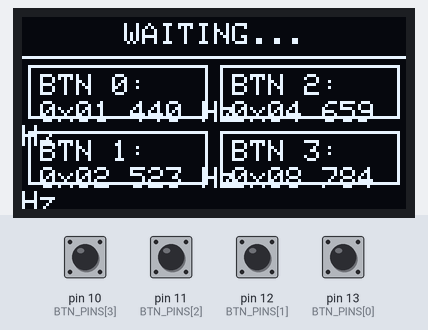
The sketch below on a simulated Arduino Mega 2560, built with avr-gcc and run on an emulated ATmega2560. Shown: 128×64 one-colour display. The inputs (shaded band) are chosen by the test bench; at power-on: pin 10 (BTN_PINS[3]), pin 11 (BTN_PINS[2]), pin 12 (BTN_PINS[1]), pin 13 (BTN_PINS[0]) HIGH. What the sketch prints to the serial monitor is not drawn.

Above: at 2.4 s.
2.5 s: pin 10 (BTN_PINS[3]) pulled LOW for 0.15 s
At 3.5 s:
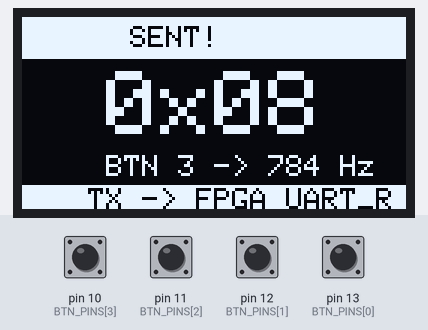
5.2 s: pin 11 (BTN_PINS[2]) pulled LOW for 0.15 s
At 5.8 s:
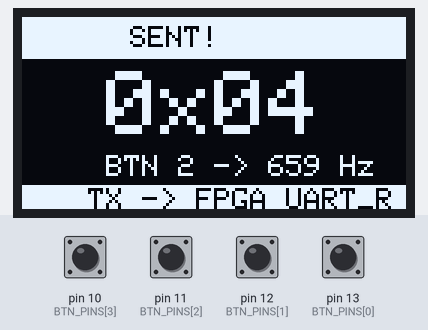
7.9 s: pin 12 (BTN_PINS[1]) pulled LOW for 0.15 s
At 8.9 s:
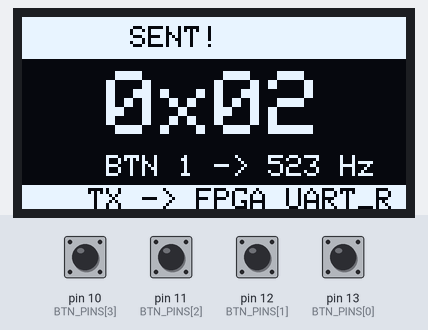
10.6 s: pin 13 (BTN_PINS[0]) pulled LOW for 0.15 s
At 11.1 s:
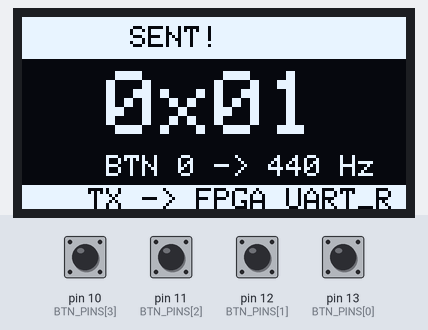
13.3 s: pin 10 (BTN_PINS[3]) driven LOW and pin 11 (BTN_PINS[2]) driven LOW
At 14.3 s:
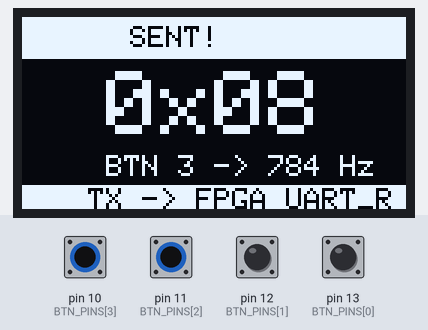
Timing chart, 0 to 16.3 s (numbered marks = the images above; inputs shaded):
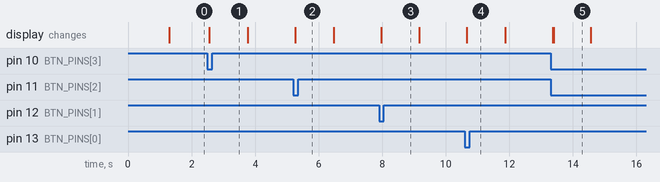

Measured:
- after the input at 2.5 s, the display: changes after 0.06 s (image 1)
- after the input at 5.2 s, the display: changes after 0.06 s (image 2)
- after the input at 7.9 s, the display: changes after 0.06 s (image 3)
- after the input at 10.6 s, the display: changes after 0.06 s (image 4)
- after the input at 13.3 s, the display: first changes after 0.06 s (image 5 shows a later state)
- what the display in image 5 shows lasts 1.2 s, from 13.4 s to 14.6 s

The sketch:

itsybitsy.ino
```cpp
/*
 * ItsyBitsy -> DE10 FPGA Game Controller
 *
 * Buttons: GPIO 13, 12, 11, 10 (internal pull-up, active LOW)
 * UART TX:  Serial1 @ 115200 baud -> FPGA UART_RX pin
 * OLED:     128x64 I2C (SSD1306), address 0x3C
 *
 * Libraries needed (install via Library Manager):
 *   - Adafruit SSD1306
 *   - Adafruit GFX Library
 *
 * UART byte protocol:
 *   0x01 -> Button 0 (pin 13) -> Tone 440Hz
 *   0x02 -> Button 1 (pin 12) -> Tone 523Hz
 *   0x04 -> Button 2 (pin 11) -> Tone 659Hz
 *   0x08 -> Button 3 (pin 10) -> Tone 784Hz
 */

#include <Wire.h>
#include <Adafruit_GFX.h>
#include <Adafruit_SSD1306.h>

// ── OLED ──────────────────────────────────────────────────────────────────────
#define SCREEN_WIDTH  128
#define SCREEN_HEIGHT  64
#define OLED_RESET     -1   // share Arduino reset
#define OLED_ADDR    0x3C

Adafruit_SSD1306 display(SCREEN_WIDTH, SCREEN_HEIGHT, &Wire, OLED_RESET);

// ── Button pins & their UART bytes ────────────────────────────────────────────
const int   BTN_PINS[4]  = { 13, 12, 11, 10 };
const byte  BTN_BYTES[4] = { 0x01, 0x02, 0x04, 0x08 };
const char* BTN_NOTES[4] = { "440 Hz", "523 Hz", "659 Hz", "784 Hz" };
const char* BTN_NAMES[4] = { "BTN 0", "BTN 1", "BTN 2", "BTN 3" };

// ── Debounce state ────────────────────────────────────────────────────────────
bool     lastState[4]    = { HIGH, HIGH, HIGH, HIGH };
bool     currentState[4] = { HIGH, HIGH, HIGH, HIGH };
uint32_t lastDebounce[4] = { 0, 0, 0, 0 };
#define DEBOUNCE_MS 30

// ── Display state ─────────────────────────────────────────────────────────────
int      lastPressed   = -1;   // index of last button, -1 = none yet
uint32_t lastPressTime = 0;
#define  DISPLAY_HOLD_MS 1200  // how long to show the "sent" message

// ──────────────────────────────────────────────────────────────────────────────

void setup() {
  // Buttons with internal pull-ups
  for (int i = 0; i < 4; i++) {
    pinMode(BTN_PINS[i], INPUT_PULLUP);
  }

  // UART to FPGA — use Serial1 on ItsyBitsy (TX pin)
  Serial1.begin(115200);

  // Debug serial (USB) — optional
  Serial.begin(115200);

  // OLED init
  if (!display.begin(SSD1306_SWITCHCAPVCC, OLED_ADDR)) {
    // If OLED fails, just hang with LED blink
    pinMode(LED_BUILTIN, OUTPUT);
    while (true) {
      digitalWrite(LED_BUILTIN, !digitalRead(LED_BUILTIN));
      delay(200);
    }
  }

  // Boot screen
  showBoot();
  delay(1200);
  showIdle();
}

void loop() {
  uint32_t now = millis();

  for (int i = 0; i < 4; i++) {
    bool reading = digitalRead(BTN_PINS[i]);

    // Reset debounce timer on state change
    if (reading != lastState[i]) {
      lastDebounce[i] = now;
    }

    // Only act after debounce period
    if ((now - lastDebounce[i]) > DEBOUNCE_MS) {
      if (reading != currentState[i]) {
        currentState[i] = reading;

        // Active LOW — falling edge = press
        if (currentState[i] == LOW) {
          sendButton(i);
          lastPressed   = i;
          lastPressTime = now;
          showSent(i);
        }
      }
    }

    lastState[i] = reading;
  }

  // Return to idle screen after hold time
  if (lastPressed != -1 && (now - lastPressTime) > DISPLAY_HOLD_MS) {
    lastPressed = -1;
    showIdle();
  }
}

// ── Send UART byte to FPGA ────────────────────────────────────────────────────
void sendButton(int idx) {
  Serial1.write(BTN_BYTES[idx]);
  Serial.print("Sent: 0x");
  if (BTN_BYTES[idx] < 0x10) Serial.print("0");
  Serial.println(BTN_BYTES[idx], HEX);
}

// ── OLED Screens ──────────────────────────────────────────────────────────────

void showBoot() {
  display.clearDisplay();
  display.setTextColor(SSD1306_WHITE);

  // Title
  display.setTextSize(1);
  display.setCursor(22, 4);
  display.print("FPGA AUDIO GAME");

  // Divider
  display.drawFastHLine(0, 16, 128, SSD1306_WHITE);

  display.setTextSize(1);
  display.setCursor(28, 24);
  display.print("ItsyBitsy TX");
  display.setCursor(16, 36);
  display.print("115200 baud UART");

  // Bottom border
  display.drawRect(0, 0, 128, 64, SSD1306_WHITE);

  display.display();
}

void showIdle() {
  display.clearDisplay();
  display.setTextColor(SSD1306_WHITE);

  // Header
  display.setTextSize(1);
  display.setCursor(34, 2);
  display.print("WAITING...");
  display.drawFastHLine(0, 13, 128, SSD1306_WHITE);

  // Show all 4 buttons with their bytes
  for (int i = 0; i < 4; i++) {
    int col = (i < 2) ? 0 : 64;
    int row = 18 + (i % 2) * 22;

    // Small box around each button
    display.drawRect(col + 2, row - 2, 60, 18, SSD1306_WHITE);

    display.setTextSize(1);
    display.setCursor(col + 6, row + 1);
    display.print(BTN_NAMES[i]);
    display.print(": ");

    // Hex byte in slightly offset position
    display.setCursor(col + 6, row + 10);
    display.print("0x");
    if (BTN_BYTES[i] < 0x10) display.print("0");
    display.print(BTN_BYTES[i], HEX);
    display.print(" ");
    display.print(BTN_NOTES[i]);
  }

  display.display();
}

void showSent(int idx) {
  display.clearDisplay();
  display.setTextColor(SSD1306_WHITE);

  // Invert header bar
  display.fillRect(0, 0, 128, 14, SSD1306_WHITE);
  display.setTextColor(SSD1306_BLACK);
  display.setTextSize(1);
  display.setCursor(36, 3);
  display.print("SENT!");
  display.setTextColor(SSD1306_WHITE);

  // Big hex byte
  display.setTextSize(3);
  char hexStr[5];
  snprintf(hexStr, sizeof(hexStr), "0x%02X", BTN_BYTES[idx]);
  // Center the text (3x font = 18px wide per char, ~5 chars)
  int textW = strlen(hexStr) * 18;
  int xPos  = (128 - textW) / 2;
  display.setCursor(xPos, 18);
  display.print(hexStr);

  // Button name and note below
  display.setTextSize(1);
  display.setCursor(28, 46);
  display.print(BTN_NAMES[idx]);
  display.print(" -> ");
  display.print(BTN_NOTES[idx]);

  // Bottom bar
  display.fillRect(0, 56, 128, 8, SSD1306_WHITE);
  display.setTextColor(SSD1306_BLACK);
  display.setTextSize(1);
  display.setCursor(22, 57);
  display.print("TX -> FPGA UART_RX");

  display.display();
}
```
